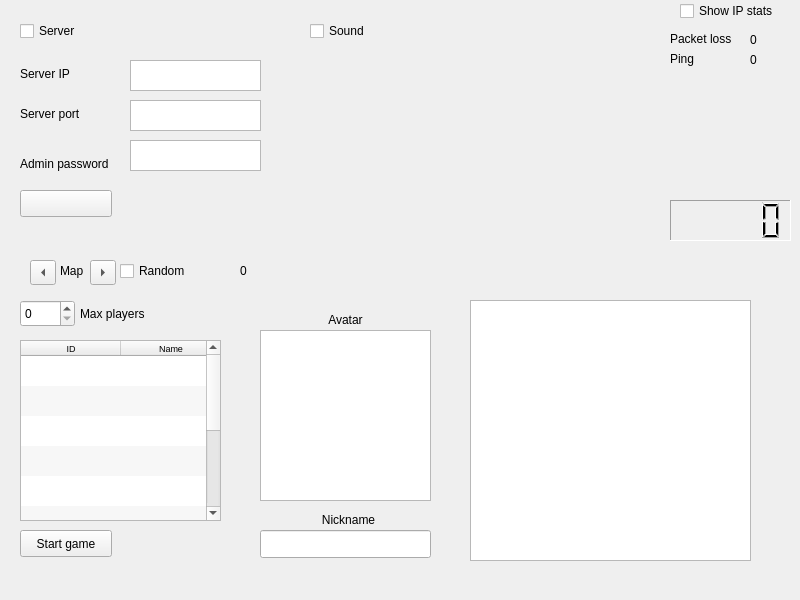
<?xml version="1.0" encoding="UTF-8"?>
<ui version="4.0">
 <class>MainWindow</class>
 <widget class="QMainWindow" name="MainWindow">
  <property name="geometry">
   <rect>
    <x>0</x>
    <y>0</y>
    <width>800</width>
    <height>600</height>
   </rect>
  </property>
  <property name="minimumSize">
   <size>
    <width>800</width>
    <height>600</height>
   </size>
  </property>
  <property name="windowTitle">
   <string>MainWindow</string>
  </property>
  <widget class="QWidget" name="centralwidget">
   <widget class="QWidget" name="network_pref" native="true">
    <property name="geometry">
     <rect>
      <x>10</x>
      <y>10</y>
      <width>271</width>
      <height>231</height>
     </rect>
    </property>
    <widget class="QCheckBox" name="isServer">
     <property name="geometry">
      <rect>
       <x>10</x>
       <y>10</y>
       <width>91</width>
       <height>22</height>
      </rect>
     </property>
     <property name="text">
      <string>Server</string>
     </property>
    </widget>
    <widget class="QLabel" name="ipLabel">
     <property name="geometry">
      <rect>
       <x>10</x>
       <y>50</y>
       <width>119</width>
       <height>27</height>
      </rect>
     </property>
     <property name="text">
      <string>Server IP</string>
     </property>
    </widget>
    <widget class="QLabel" name="portLabel">
     <property name="geometry">
      <rect>
       <x>10</x>
       <y>90</y>
       <width>119</width>
       <height>27</height>
      </rect>
     </property>
     <property name="text">
      <string>Server port</string>
     </property>
    </widget>
    <widget class="QTextEdit" name="serverIp">
     <property name="geometry">
      <rect>
       <x>120</x>
       <y>50</y>
       <width>131</width>
       <height>31</height>
      </rect>
     </property>
    </widget>
    <widget class="QTextEdit" name="serverPort">
     <property name="geometry">
      <rect>
       <x>120</x>
       <y>90</y>
       <width>131</width>
       <height>31</height>
      </rect>
     </property>
    </widget>
    <widget class="QPushButton" name="serverButton">
     <property name="geometry">
      <rect>
       <x>10</x>
       <y>180</y>
       <width>92</width>
       <height>27</height>
      </rect>
     </property>
     <property name="text">
      <string/>
     </property>
    </widget>
    <widget class="QLabel" name="passwordLabel">
     <property name="geometry">
      <rect>
       <x>10</x>
       <y>140</y>
       <width>119</width>
       <height>27</height>
      </rect>
     </property>
     <property name="text">
      <string>Admin password</string>
     </property>
    </widget>
    <widget class="QTextEdit" name="password">
     <property name="geometry">
      <rect>
       <x>120</x>
       <y>130</y>
       <width>131</width>
       <height>31</height>
      </rect>
     </property>
    </widget>
   </widget>
   <widget class="QWidget" name="sound_pref" native="true">
    <property name="geometry">
     <rect>
      <x>300</x>
      <y>10</y>
      <width>171</width>
      <height>71</height>
     </rect>
    </property>
    <widget class="QCheckBox" name="sound">
     <property name="geometry">
      <rect>
       <x>10</x>
       <y>10</y>
       <width>91</width>
       <height>22</height>
      </rect>
     </property>
     <property name="text">
      <string>Sound</string>
     </property>
    </widget>
   </widget>
   <widget class="QWidget" name="ip_stats" native="true">
    <property name="enabled">
     <bool>true</bool>
    </property>
    <property name="geometry">
     <rect>
      <x>670</x>
      <y>0</y>
      <width>131</width>
      <height>191</height>
     </rect>
    </property>
    <widget class="QLabel" name="pack_loss_text">
     <property name="geometry">
      <rect>
       <x>0</x>
       <y>30</y>
       <width>81</width>
       <height>17</height>
      </rect>
     </property>
     <property name="text">
      <string>Packet loss</string>
     </property>
    </widget>
    <widget class="QLabel" name="ping_text">
     <property name="geometry">
      <rect>
       <x>0</x>
       <y>50</y>
       <width>59</width>
       <height>17</height>
      </rect>
     </property>
     <property name="text">
      <string>Ping</string>
     </property>
    </widget>
    <widget class="QLabel" name="pack_loss_pic">
     <property name="geometry">
      <rect>
       <x>80</x>
       <y>30</y>
       <width>20</width>
       <height>20</height>
      </rect>
     </property>
     <property name="text">
      <string>0</string>
     </property>
    </widget>
    <widget class="QLabel" name="ping_pic">
     <property name="geometry">
      <rect>
       <x>80</x>
       <y>50</y>
       <width>20</width>
       <height>20</height>
      </rect>
     </property>
     <property name="text">
      <string>0</string>
     </property>
    </widget>
    <widget class="QCheckBox" name="stats_check">
     <property name="geometry">
      <rect>
       <x>10</x>
       <y>0</y>
       <width>111</width>
       <height>22</height>
      </rect>
     </property>
     <property name="text">
      <string>Show IP stats</string>
     </property>
    </widget>
   </widget>
   <widget class="QWidget" name="adminWidget" native="true">
    <property name="geometry">
     <rect>
      <x>10</x>
      <y>250</y>
      <width>221</width>
      <height>311</height>
     </rect>
    </property>
    <widget class="QSpinBox" name="maxPlayersBox">
     <property name="geometry">
      <rect>
       <x>10</x>
       <y>50</y>
       <width>55</width>
       <height>27</height>
      </rect>
     </property>
    </widget>
    <widget class="QLabel" name="maxPlayers_label">
     <property name="geometry">
      <rect>
       <x>70</x>
       <y>50</y>
       <width>101</width>
       <height>27</height>
      </rect>
     </property>
     <property name="text">
      <string>Max players</string>
     </property>
    </widget>
    <widget class="QPushButton" name="startGameButton">
     <property name="geometry">
      <rect>
       <x>10</x>
       <y>280</y>
       <width>92</width>
       <height>27</height>
      </rect>
     </property>
     <property name="text">
      <string>Start game</string>
     </property>
    </widget>
    <widget class="QTableWidget" name="playersList">
     <property name="geometry">
      <rect>
       <x>10</x>
       <y>90</y>
       <width>201</width>
       <height>181</height>
      </rect>
     </property>
     <property name="font">
      <font>
       <pointsize>7</pointsize>
      </font>
     </property>
     <property name="horizontalScrollBarPolicy">
      <enum>Qt::ScrollBarAlwaysOff</enum>
     </property>
     <property name="alternatingRowColors">
      <bool>true</bool>
     </property>
     <property name="selectionMode">
      <enum>QAbstractItemView::NoSelection</enum>
     </property>
     <property name="showGrid">
      <bool>false</bool>
     </property>
     <property name="gridStyle">
      <enum>Qt::SolidLine</enum>
     </property>
     <property name="wordWrap">
      <bool>false</bool>
     </property>
     <property name="cornerButtonEnabled">
      <bool>false</bool>
     </property>
     <property name="rowCount">
      <number>10</number>
     </property>
     <property name="columnCount">
      <number>2</number>
     </property>
     <attribute name="horizontalHeaderHighlightSections">
      <bool>false</bool>
     </attribute>
     <attribute name="horizontalHeaderStretchLastSection">
      <bool>true</bool>
     </attribute>
     <attribute name="verticalHeaderVisible">
      <bool>false</bool>
     </attribute>
     <attribute name="verticalHeaderVisible">
      <bool>false</bool>
     </attribute>
     <attribute name="horizontalHeaderStretchLastSection">
      <bool>true</bool>
     </attribute>
     <attribute name="horizontalHeaderHighlightSections">
      <bool>false</bool>
     </attribute>
     <row/>
     <row/>
     <row/>
     <row/>
     <row/>
     <row/>
     <row/>
     <row/>
     <row/>
     <row/>
     <column>
      <property name="text">
       <string>ID</string>
      </property>
     </column>
     <column>
      <property name="text">
       <string>Name</string>
      </property>
     </column>
    </widget>
    <widget class="QToolButton" name="mapLeftButton">
     <property name="geometry">
      <rect>
       <x>20</x>
       <y>10</y>
       <width>26</width>
       <height>25</height>
      </rect>
     </property>
     <property name="text">
      <string>...</string>
     </property>
     <property name="arrowType">
      <enum>Qt::LeftArrow</enum>
     </property>
    </widget>
    <widget class="QToolButton" name="mapRightButton">
     <property name="geometry">
      <rect>
       <x>80</x>
       <y>10</y>
       <width>26</width>
       <height>25</height>
      </rect>
     </property>
     <property name="text">
      <string>...</string>
     </property>
     <property name="arrowType">
      <enum>Qt::RightArrow</enum>
     </property>
    </widget>
    <widget class="QLabel" name="label_3">
     <property name="geometry">
      <rect>
       <x>50</x>
       <y>10</y>
       <width>31</width>
       <height>21</height>
      </rect>
     </property>
     <property name="text">
      <string>Map</string>
     </property>
    </widget>
    <widget class="QCheckBox" name="randomMapCheck">
     <property name="geometry">
      <rect>
       <x>110</x>
       <y>10</y>
       <width>81</width>
       <height>22</height>
      </rect>
     </property>
     <property name="text">
      <string>Random</string>
     </property>
    </widget>
   </widget>
   <widget class="QLabel" name="serverStatus">
    <property name="geometry">
     <rect>
      <x>240</x>
      <y>250</y>
      <width>41</width>
      <height>41</height>
     </rect>
    </property>
    <property name="text">
     <string>0</string>
    </property>
   </widget>
   <widget class="QWidget" name="player_data" native="true">
    <property name="geometry">
     <rect>
      <x>240</x>
      <y>300</y>
      <width>211</width>
      <height>271</height>
     </rect>
    </property>
    <widget class="QLabel" name="label">
     <property name="geometry">
      <rect>
       <x>10</x>
       <y>10</y>
       <width>191</width>
       <height>20</height>
      </rect>
     </property>
     <property name="text">
      <string>Avatar</string>
     </property>
     <property name="alignment">
      <set>Qt::AlignCenter</set>
     </property>
    </widget>
    <widget class="QGraphicsView" name="graphicsView">
     <property name="geometry">
      <rect>
       <x>20</x>
       <y>30</y>
       <width>171</width>
       <height>171</height>
      </rect>
     </property>
    </widget>
    <widget class="QLabel" name="label_2">
     <property name="geometry">
      <rect>
       <x>13</x>
       <y>210</y>
       <width>191</width>
       <height>20</height>
      </rect>
     </property>
     <property name="text">
      <string>Nickname</string>
     </property>
     <property name="alignment">
      <set>Qt::AlignCenter</set>
     </property>
    </widget>
    <widget class="QLineEdit" name="playerName">
     <property name="geometry">
      <rect>
       <x>20</x>
       <y>230</y>
       <width>171</width>
       <height>28</height>
      </rect>
     </property>
     <property name="maxLength">
      <number>16</number>
     </property>
    </widget>
   </widget>
   <widget class="QLCDNumber" name="gameClock">
    <property name="enabled">
     <bool>true</bool>
    </property>
    <property name="geometry">
     <rect>
      <x>670</x>
      <y>200</y>
      <width>121</width>
      <height>41</height>
     </rect>
    </property>
    <property name="frameShape">
     <enum>QFrame::Panel</enum>
    </property>
    <property name="frameShadow">
     <enum>QFrame::Sunken</enum>
    </property>
    <property name="smallDecimalPoint">
     <bool>false</bool>
    </property>
   </widget>
   <widget class="QGraphicsView" name="previewGraphicsView">
    <property name="geometry">
     <rect>
      <x>470</x>
      <y>300</y>
      <width>281</width>
      <height>261</height>
     </rect>
    </property>
   </widget>
  </widget>
  <widget class="QMenuBar" name="menubar">
   <property name="geometry">
    <rect>
     <x>0</x>
     <y>0</y>
     <width>800</width>
     <height>25</height>
    </rect>
   </property>
  </widget>
 </widget>
 <resources/>
 <connections/>
</ui>
